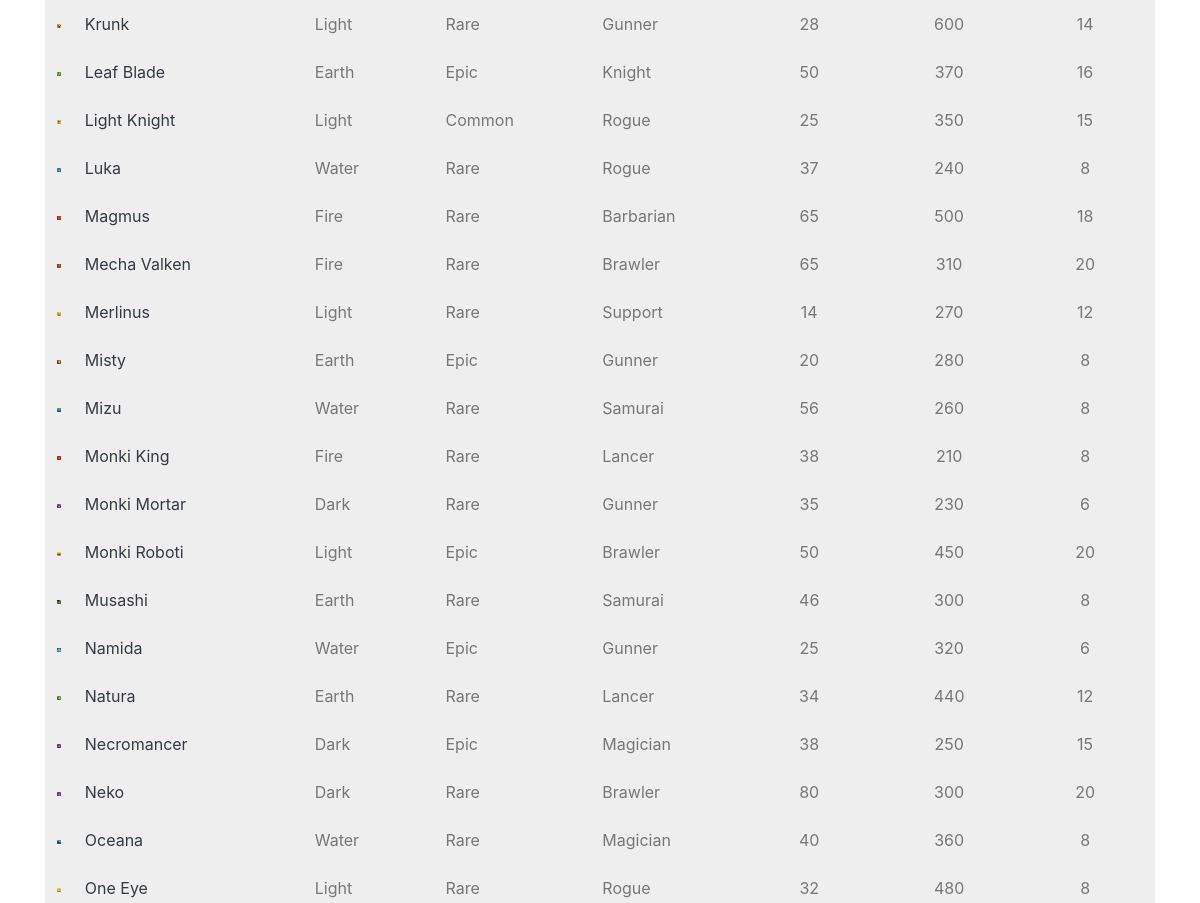
/collection/testUser (signed in, middle part), run on an earlier commit of the app's database.
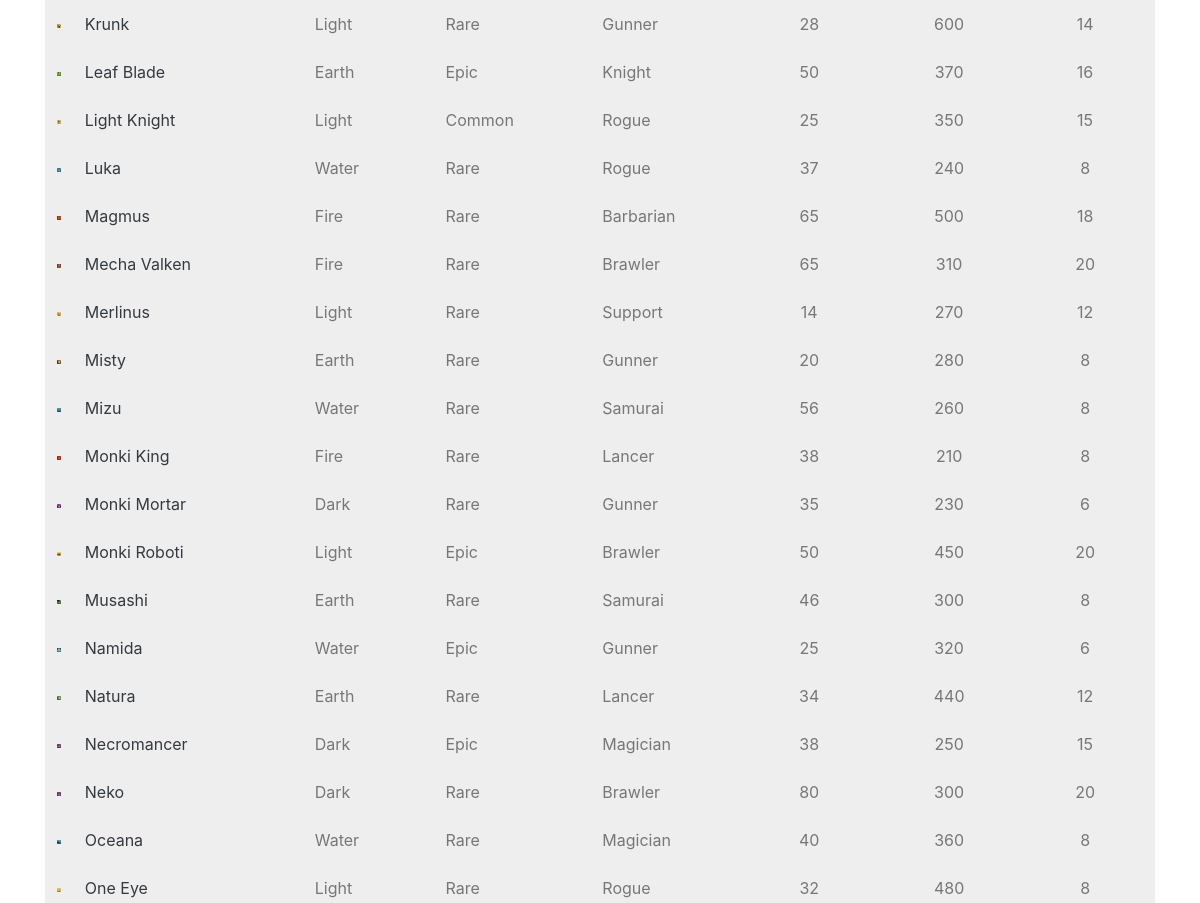
And on a later commit of the database.
### app/models.py (models this page shows, shortened)
class Hero(db.Model):
    id = db.Column(db.Integer, primary_key=True)
    level = db.Column(db.Integer, index=True)
    awaken = db.Column(db.Integer, index=True)
    wpn = db.Column(db.Integer, index=True)
    medals = db.Column(db.Integer, index=True)
    runedAtk = db.Column(db.Integer, index=True)
    runedHp = db.Column(db.Integer, index=True)
    runedDef = db.Column(db.Integer, index=True)
    runedAps = db.Column(db.Integer, index=True)
    runedCrit = db.Column(db.Integer, index=True)
    runedCritDmg = db.Column(db.Integer, index=True)
    user_id = db.Column(db.Integer, db.ForeignKey('user.id'))
    base_id = db.Column(db.Integer, db.ForeignKey('base.id'))

class Base(db.Model):
    id = db.Column(db.Integer, primary_key=True)
    name = db.Column(db.String(32), index=True, unique=True)
    nameSafe = db.Column(db.String(32), index=True, unique=True)
    job = db.Column(db.String(16), index=True)
    rarity = db.Column(db.String(16), index=True)
    element = db.Column(db.String(16), index=True)
    gender = db.Column(db.String(16), index=True)
    crusher = db.Column(db.Integer, index=True)
    fly = db.Column(db.Integer, index=True)
    blitz = db.Column(db.Integer, index=True)
    atk = db.Column(db.Integer, index=True)
    hp = db.Column(db.Integer, index=True)
    defense = db.Column(db.Integer, index=True)
    crit = db.Column(db.Integer, index=True)
    critDmg = db.Column(db.Integer, index=True)
    movespeed = db.Column(db.Integer, index=True)
    aps = db.Column(db.Integer, index=True)
    arange = db.Column(db.Integer, index=True)
    resistance = db.Column(db.Integer, index=True)
    frenzy = db.Column(db.Integer, index=True)
    dodge = db.Column(db.Integer, index=True)
    stun = db.Column(db.Integer, index=True)
    stunTime = db.Column(db.Integer, index=True)
    aoe = db.Column(db.Integer, index=True)
    ult = db.Column(db.Integer, index=True)
    kshp = db.Column(db.Integer, index=True)
    gold = db.Column(db.Integer, index=True)
    freeze = db.Column(db.Integer, index=True)
    freezeTime = db.Column(db.Integer, index=True)
    freezeDmg = db.Column(db.Integer, index=True)
    burn = db.Column(db.Integer, index=True)
    burnTime = db.Column(db.Integer, index=True)
    burnDmg = db.Column(db.Integer, index=True)
    poison = db.Column(db.Integer, index=True)
    poisonTime = db.Column(db.Integer, index=True)
    poisonDmg = db.Column(db.Integer, index=True)
    sp2 = db.Column(db.Integer, index=True)
    sp2num = db.Column(db.Integer, index=True)
    buffElement = db.Column(db.String(16), index=True)
    buffType = db.Column(db.Integer, index=True)
    buffStat = db.Column(db.String(16), index=True)
    buff = db.Column(db.Integer, index=True)
    heroes = db.relationship('Hero', backref='baseStats', lazy='dynamic')

### app/routes.py (the view)
@app.route('/collection/<username>')
@login_required
def collection(username):
    user = User.query.filter_by(username=username).first_or_404()
    heroes = Hero.query.filter_by(player=user)
    heroactive = 1
    return render_template('collection.html', user=user, heroes=heroes, title='Hero Collection', heroactive=heroactive)

### app/models.py (called while the page is built)
@login.user_loader
def load_user(id):
    return User.query.get(int(id))

### app/templates/collection.html (shortened to what this page needs)
{% extends "base.html" %}
{% block content %}
  <div class="row">
    <div class="col-lg-12">
<table id="ctac2" class="table table-borderless" style="width:100%">
        <tbody>
        {% for i in heroes %}
        {% if i.level == 0 %}
        <tr>
            <td class="uncollected" width="25"><img class="img-fluid" src="/static/{{i.baseStats.nameSafe}}.png" alt="{{i.baseStats.name}}"></td>
            <td class="uncollected"><a class="text-dark" href="{{ url_for('hero', heroid=i.id) }}">{{ i.baseStats.name }}</a></td>
            <td class="uncollected">{{ i.baseStats.element }}</td>
            <td class="uncollected">{{ i.baseStats.rarity }}</td>
            <td class="uncollected">{{ i.baseStats.job }}</td>
            <td class="uncollected text-center">{{ i.baseStats.atk }}</td>
            <td class="uncollected text-center">{{ i.baseStats.hp }}</td>
            <td class="uncollected text-center">{{ i.baseStats.defense }}</td>
        </tr>
        {% endif %}
        {% endfor %}
        </tbody>
</table>
    </div>
  </div>
{% endblock %}

What changed in the data, as far as the page shows it:
changed through a linked row, Hero "Misty": baseStats.rarity "Epic" → "Rare"
